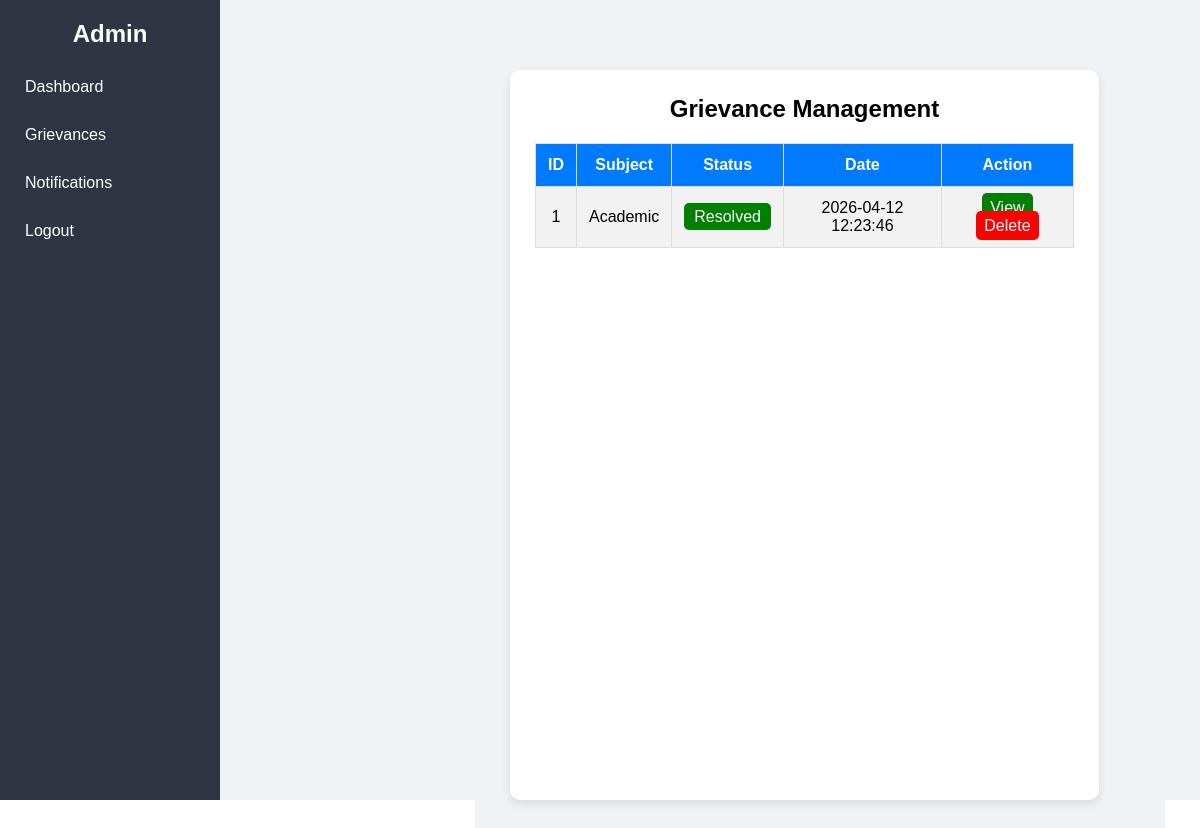
Page /admin/grievances (signed in) on the committed database.
### tables this page shows
CREATE TABLE grievances (
    id INTEGER PRIMARY KEY AUTOINCREMENT,
    student_id INTEGER,
    faculty_id INTEGER,
    subject TEXT,
    description TEXT,
    date TEXT,
    status TEXT
, admin_reply TEXT, created_at TIMESTAMP DEFAULT CURRENT_TIMESTAMP);

### app.py (the view)
@app.route('/admin/grievances')
def admin_grievances():
    if "admin_id" not in session:
        return redirect(url_for("login"))
    search = request.args.get("search")
    conn = get_db_connection()
    if search:
        grievances = conn.execute("""
            SELECT * FROM grievances
            WHERE subject LIKE ?
            ORDER BY created_at DESC
        """, ('%' + search + '%')).fetchall()
    else:
        grievances = conn.execute("""
            SELECT * FROM grievances
            ORDER BY created_at DESC
        """).fetchall()
    conn.close()
    return render_template("admin_grievances.html", grievances=grievances)

### app.py (called while the page is built)
def get_db_connection():
    conn = sqlite3.connect("database.db")
    conn.row_factory = sqlite3.Row
    return conn

### templates/admin_grievances.html (shortened to what this page needs)
{% extends "admin_base.html" %}
{% block content %}
<div class="main-content">
    <div class="card">
        <h2>Grievance Management</h2>
        <table>
            <tr>
                <th>ID</th>
                <th>Subject</th>
                <th>Status</th>
                <th>Date</th>
                <th>Action</th>
            </tr>
            {% for g in grievances %}
            <tr>
                <td>{{ g.id }}</td>
                <td>{{ g.subject }}</td>
                <td>
                    <span class="status {{ g.status }}">
                        {{ g.status }}
                    </span>
                </td>
                <td>{{ g.created_at }}</td>
                <td>
                    <a href="/admin/grievance/{{ g.id }}" class="btn view">View</a>
                    <a href="/admin/delete_grievance/{{ g.id }}" class="btn delete">Delete</a>
                </td>
            </tr>
            {% endfor %}
        </table>
    </div>
</div>
{% endblock %}

### templates/admin_base.html (style rules this page uses)
* { margin: 0; padding: 0; box-sizing: border-box; }
body { font-family: Arial; }
.main-content { margin-left: 220px; padding: 20px; min-height: 100vh; width: calc(100% - 220px); background: #f1f2f6; }
h1, h2, h3 { margin: 0; }

### templates/admin_grievances.html (style rules this page uses)
.main-content { padding: 35px; display: flex; justify-content: left; }
.card { width: 95%; max-width: 900px; background: white; padding: 25px; border-radius: 10px; box-shadow: 0 4px 10px rgba(0,0,0,0.1); }
.card h2 { text-align: center; margin-bottom: 20px; }
table { width: 100%; border-collapse: collapse; }
th, td { padding: 12px; text-align: center; border: 1px solid #ddd; }
th { background: #007bff; color: white; }
tr:nth-child(even) { background: #f2f2f2; }
.btn { padding: 6px 8px; color: white; text-decoration: none; border-radius: 5px; }
.view { background: green; }
.delete { background: red; }
.status { padding: 5px 10px; border-radius: 5px; color: white; }
.Resolved { background: green; }

### rows in the picture
grievances: id "1", subject "Academic", status "Resolved", created_at "2026-04-12 12:23:46"
